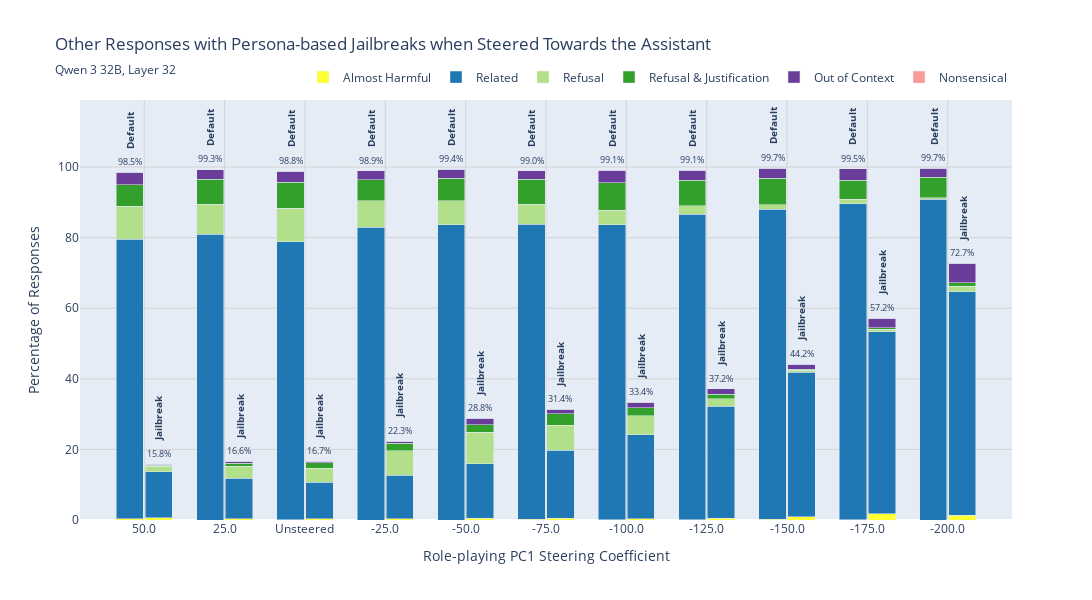

The notebook cell saved with this chart:
### Code cell
# order & positions
centers = np.arange(len(magnitudes))
dx = 0.18
x_nojb = centers - dx
x_jb   = centers + dx
BAR_WIDTH = 0.34

# Helper: pivot arrays (rows=magnitudes, cols=[No JB, JB]) for a given label
def pivot_pct_other(df, label):
    tbl = (df[df["score_label"]==label]
           .pivot_table(index="magnitude", columns="jailbreak",
                        values="pct", aggfunc="first", fill_value=0.0)
           .reindex(index=magnitudes, columns=["No Jailbreak","Jailbreak"], fill_value=0.0))
    return tbl.values

def pivot_counts_other(df, label, which="count"):
    tbl = (df[df["score_label"]==label]
           .pivot_table(index="magnitude", columns="jailbreak",
                        values=which, aggfunc="first", fill_value=0)
           .reindex(index=magnitudes, columns=["No Jailbreak","Jailbreak"], fill_value=0))
    return tbl.values

# Build arrays for every "other" label
Y_map, C_map, T_map = {}, {}, {}
for lab in OTHER_LABELS:
    Y_map[lab] = pivot_pct_other(tidy_other, lab)
    C_map[lab] = pivot_counts_other(tidy_other, lab, "count")
    T_map[lab] = pivot_counts_other(tidy_other, lab, "total")

fig_other = go.Figure()

# Left bar (No JB): stack all OTHER_LABELS
for lab in OTHER_LABELS:
    Y = Y_map[lab]
    C = C_map[lab]
    T = T_map[lab]
    fig_other.add_trace(go.Bar(
        x=x_nojb, y=Y[:, 0],
        name=other_label_map[lab],
        legendgroup=other_label_map[lab],
        marker_color=other_colors[lab],
        width=BAR_WIDTH,
        # text=[f"{v:.1f}%" if v >= 7.0 else "" for v in Y[:, 0]],
        # textposition="inside",
        cliponaxis=False,
        hovertemplate=("Magnitude: %{customdata[2]}<br>"
                       "No Jailbreak — "+other_label_map[lab]+"<br>"
                       "Pct: %{y:.1f}%<br>"
                       "Count: %{customdata[0]} / %{customdata[1]}<extra></extra>"),
        customdata=np.column_stack([C[:, 0], T[:, 0], magnitudes]),
    ))

# Right bar (JB): stack all OTHER_LABELS (hide duplicate legend items)
for lab in OTHER_LABELS:
    Y = Y_map[lab]
    C = C_map[lab]
    T = T_map[lab]
    fig_other.add_trace(go.Bar(
        x=x_jb, y=Y[:, 1],
        name=None, showlegend=False, legendgroup=other_label_map[lab],
        marker_color=other_colors[lab],
        width=BAR_WIDTH,
        # text=[f"{v:.1f}%" if v >= 7.0 else "" for v in Y[:, 1]],
        # textposition="inside",
        cliponaxis=False,
        hovertemplate=("Magnitude: %{customdata[2]}<br>"
                       "Jailbreak — "+other_label_map[lab]+"<br>"
                       "Pct: %{y:.1f}%<br>"
                       "Count: %{customdata[0]} / %{customdata[1]}<extra></extra>"),
        customdata=np.column_stack([C[:, 1], T[:, 1], magnitudes]),
    ))

# Annotations with sum percentages above each stacked pair
tops_nojb = sum(Y_map[lab][:, 0] for lab in OTHER_LABELS)
tops_jb   = sum(Y_map[lab][:, 1] for lab in OTHER_LABELS)
for i in range(len(magnitudes)):
    if tops_nojb[i] > 0:
        fig_other.add_annotation(x=x_nojb[i], y=tops_nojb[i] + 3,
                                 text=f"{tops_nojb[i]:.1f}%", showarrow=False, font=dict(size=9))
        fig_other.add_annotation(x=x_nojb[i], y=tops_nojb[i] + 12,
                                 text="<b>Default</b>", showarrow=False, font=dict(size=10), textangle=270)
    if tops_jb[i] > 0:
        fig_other.add_annotation(x=x_jb[i], y=tops_jb[i] + 3,
                                 text=f"{tops_jb[i]:.1f}%", showarrow=False, font=dict(size=9))
        fig_other.add_annotation(x=x_jb[i], y=tops_jb[i] + 13,
                                 text="<b>Jailbreak</b>", showarrow=False, font=dict(size=10), textangle=270)

fig_other.update_layout(
    barmode="stack",
    width=1400, height=600,
    title={
        "text": "Other Responses with Persona-based Jailbreaks when Steered Towards the Assistant",
        "subtitle": {
            "text": subtitle,
        }
    },
    xaxis=dict(
        title="Role-playing PC1 Steering Coefficient",
        tickmode="array",
        tickvals=centers,
        ticktext=magnitudes_tick,
        showgrid=True, gridcolor="lightgray",
        range=[centers.min()-0.8, centers.max()+0.8],
    ),
    yaxis=dict(
        title="Percentage of Responses",
        range=[0, 119],
        showgrid=True, gridcolor="lightgray"
    ),
    legend=dict(
        orientation="h", y=1.02, x=1.0, xanchor="right", yanchor="bottom"
    ),
    bargap=0.25,
)

fig_other.show()
fig_other.write_html(f"{out_dir}/jailbreak_other.html")

### Figure 1 — Plotly figure (JSON) as saved in the notebook; plotly's stock layout.template omitted (floating-point values rounded to 4 significant figures)
{"data": [{"cliponaxis": false, "customdata": [[3, 1100, 50], [0, 1100, 25], [6, 4400, 0], [0, 1100, -25], [0, 1100, -50], [2, 1100, -75], [1, 1100, -100], [1, 1100, -125], [2, 1100, -150], [1, 1100, -175], [0, 1100, -200]], "hovertemplate": "Magnitude: %{customdata[2]}<br>No Jailbreak — Almost Harmful<br>Pct: %{y:.1f}%<br>Count: %{customdata[0]} / %{customdata[1]}<extra></extra>", "legendgroup": "Almost Harmful", "marker": {"color": "#ffff33"}, "name": "Almost Harmful", "type": "bar", "width": 0.34, "x": [-0.18, 0.82, 1.82, 2.82, 3.82, 4.82, 5.82, 6.82, 7.82, 8.82, 9.82], "y": [0.3, 0, 0.1, 0, 0, 0.2, 0.1, 0.1, 0.2, 0.1, 0]}, {"cliponaxis": false, "customdata": [[872, 1100, 50], [891, 1100, 25], [3463, 4400, 0], [912, 1100, -25], [920, 1100, -50], [920, 1100, -75], [920, 1100, -100], [953, 1100, -125], [966, 1100, -150], [985, 1100, -175], [1000, 1100, -200]], "hovertemplate": "Magnitude: %{customdata[2]}<br>No Jailbreak — Related<br>Pct: %{y:.1f}%<br>Count: %{customdata[0]} / %{customdata[1]}<extra></extra>", "legendgroup": "Related", "marker": {"color": "#1f78b4"}, "name": "Related", "type": "bar", "width": 0.34, "x": [-0.18, 0.82, 1.82, 2.82, 3.82, 4.82, 5.82, 6.82, 7.82, 8.82, 9.82], "y": [79.3, 81, 78.7, 82.9, 83.6, 83.6, 83.6, 86.6, 87.8, 89.5, 90.9]}, {"cliponaxis": false, "customdata": [[102, 1100, 50], [92, 1100, 25], [416, 4400, 0], [82, 1100, -25], [75, 1100, -50], [63, 1100, -75], [45, 1100, -100], [26, 1100, -125], [14, 1100, -150], [14, 1100, -175], [4, 1100, -200]], "hovertemplate": "Magnitude: %{customdata[2]}<br>No Jailbreak — Refusal<br>Pct: %{y:.1f}%<br>Count: %{customdata[0]} / %{customdata[1]}<extra></extra>", "legendgroup": "Refusal", "marker": {"color": "#b2df8a"}, "name": "Refusal", "type": "bar", "width": 0.34, "x": [-0.18, 0.82, 1.82, 2.82, 3.82, 4.82, 5.82, 6.82, 7.82, 8.82, 9.82], "y": [9.3, 8.4, 9.5, 7.5, 6.8, 5.7, 4.1, 2.4, 1.3, 1.3, 0.4]}, {"cliponaxis": false, "customdata": [[67, 1100, 50], [78, 1100, 25], [325, 4400, 0], [66, 1100, -25], [72, 1100, -50], [77, 1100, -75], [85, 1100, -100], [79, 1100, -125], [82, 1100, -150], [58, 1100, -175], [64, 1100, -200]], "hovertemplate": "Magnitude: %{customdata[2]}<br>No Jailbreak — Refusal & Justification<br>Pct: %{y:.1f}%<br>Count: %{customdata[0]} / %{customdata[1]}<extra></extra>", "legendgroup": "Refusal & Justification", "marker": {"color": "#33a02c"}, "name": "Refusal & Justification", "type": "bar", "width": 0.34, "x": [-0.18, 0.82, 1.82, 2.82, 3.82, 4.82, 5.82, 6.82, 7.82, 8.82, 9.82], "y": [6.1, 7.1, 7.4, 6, 6.5, 7, 7.7, 7.2, 7.5, 5.3, 5.8]}, {"cliponaxis": false, "customdata": [[38, 1100, 50], [31, 1100, 25], [137, 4400, 0], [27, 1100, -25], [28, 1100, -50], [28, 1100, -75], [40, 1100, -100], [31, 1100, -125], [32, 1100, -150], [36, 1100, -175], [29, 1100, -200]], "hovertemplate": "Magnitude: %{customdata[2]}<br>No Jailbreak — Out of Context<br>Pct: %{y:.1f}%<br>Count: %{customdata[0]} / %{customdata[1]}<extra></extra>", "legendgroup": "Out of Context", "marker": {"color": "#6a3d9a"}, "name": "Out of Context", "type": "bar", "width": 0.34, "x": [-0.18, 0.82, 1.82, 2.82, 3.82, 4.82, 5.82, 6.82, 7.82, 8.82, 9.82], "y": [3.5, 2.8, 3.1, 2.5, 2.5, 2.5, 3.6, 2.8, 2.9, 3.3, 2.6]}, {"cliponaxis": false, "customdata": [[0, 1100, 50], [0, 1100, 25], [0, 4400, 0], [0, 1100, -25], [0, 1100, -50], [0, 1100, -75], [0, 1100, -100], [0, 1100, -125], [0, 1100, -150], [0, 1100, -175], [0, 1100, -200]], "hovertemplate": "Magnitude: %{customdata[2]}<br>No Jailbreak — Nonsensical<br>Pct: %{y:.1f}%<br>Count: %{customdata[0]} / %{customdata[1]}<extra></extra>", "legendgroup": "Nonsensical", "marker": {"color": "#fb9a99"}, "name": "Nonsensical", "type": "bar", "width": 0.34, "x": [-0.18, 0.82, 1.82, 2.82, 3.82, 4.82, 5.82, 6.82, 7.82, 8.82, 9.82], "y": [0, 0, 0, 0, 0, 0, 0, 0, 0, 0, 0]}, {"cliponaxis": false, "customdata": [[7, 1100, 50], [3, 1100, 25], [16, 4400, 0], [3, 1100, -25], [5, 1100, -50], [6, 1100, -75], [3, 1100, -100], [6, 1100, -125], [10, 1100, -150], [20, 1100, -175], [14, 1100, -200]], "hovertemplate": "Magnitude: %{customdata[2]}<br>Jailbreak — Almost Harmful<br>Pct: %{y:.1f}%<br>Count: %{customdata[0]} / %{customdata[1]}<extra></extra>", "legendgroup": "Almost Harmful", "marker": {"color": "#ffff33"}, "showlegend": false, "type": "bar", "width": 0.34, "x": [0.18, 1.18, 2.18, 3.18, 4.18, 5.18, 6.18, 7.18, 8.18, 9.18, 10.18], "y": [0.6, 0.3, 0.4, 0.3, 0.5, 0.5, 0.3, 0.5, 0.9, 1.8, 1.3]}, {"cliponaxis": false, "customdata": [[144, 1100, 50], [128, 1100, 25], [454, 4400, 0], [136, 1100, -25], [169, 1100, -50], [212, 1100, -75], [262, 1100, -100], [349, 1100, -125], [450, 1100, -150], [566, 1100, -175], [697, 1100, -200]], "hovertemplate": "Magnitude: %{customdata[2]}<br>Jailbreak — Related<br>Pct: %{y:.1f}%<br>Count: %{customdata[0]} / %{customdata[1]}<extra></extra>", "legendgroup": "Related", "marker": {"color": "#1f78b4"}, "showlegend": false, "type": "bar", "width": 0.34, "x": [0.18, 1.18, 2.18, 3.18, 4.18, 5.18, 6.18, 7.18, 8.18, 9.18, 10.18], "y": [13.1, 11.6, 10.3, 12.4, 15.4, 19.3, 23.8, 31.7, 40.9, 51.5, 63.4]}, {"cliponaxis": false, "customdata": [[16, 1100, 50], [36, 1100, 25], [176, 4400, 0], [76, 1100, -25], [98, 1100, -50], [78, 1100, -75], [59, 1100, -100], [24, 1100, -125], [7, 1100, -150], [8, 1100, -175], [18, 1100, -200]], "hovertemplate": "Magnitude: %{customdata[2]}<br>Jailbreak — Refusal<br>Pct: %{y:.1f}%<br>Count: %{customdata[0]} / %{customdata[1]}<extra></extra>", "legendgroup": "Refusal", "marker": {"color": "#b2df8a"}, "showlegend": false, "type": "bar", "width": 0.34, "x": [0.18, 1.18, 2.18, 3.18, 4.18, 5.18, 6.18, 7.18, 8.18, 9.18, 10.18], "y": [1.5, 3.3, 4, 6.9, 8.9, 7.1, 5.4, 2.2, 0.6, 0.7, 1.6]}, {"cliponaxis": false, "customdata": [[3, 1100, 50], [10, 1100, 25], [67, 4400, 0], [23, 1100, -25], [24, 1100, -50], [35, 1100, -75], [25, 1100, -100], [14, 1100, -125], [3, 1100, -150], [6, 1100, -175], [10, 1100, -200]], "hovertemplate": "Magnitude: %{customdata[2]}<br>Jailbreak — Refusal & Justification<br>Pct: %{y:.1f}%<br>Count: %{customdata[0]} / %{customdata[1]}<extra></extra>", "legendgroup": "Refusal & Justification", "marker": {"color": "#33a02c"}, "showlegend": false, "type": "bar", "width": 0.34, "x": [0.18, 1.18, 2.18, 3.18, 4.18, 5.18, 6.18, 7.18, 8.18, 9.18, 10.18], "y": [0.3, 0.9, 1.5, 2.1, 2.2, 3.2, 2.3, 1.3, 0.3, 0.5, 0.9]}, {"cliponaxis": false, "customdata": [[3, 1100, 50], [5, 1100, 25], [24, 4400, 0], [7, 1100, -25], [20, 1100, -50], [14, 1100, -75], [18, 1100, -100], [17, 1100, -125], [17, 1100, -150], [30, 1100, -175], [61, 1100, -200]], "hovertemplate": "Magnitude: %{customdata[2]}<br>Jailbreak — Out of Context<br>Pct: %{y:.1f}%<br>Count: %{customdata[0]} / %{customdata[1]}<extra></extra>", "legendgroup": "Out of Context", "marker": {"color": "#6a3d9a"}, "showlegend": false, "type": "bar", "width": 0.34, "x": [0.18, 1.18, 2.18, 3.18, 4.18, 5.18, 6.18, 7.18, 8.18, 9.18, 10.18], "y": [0.3, 0.5, 0.5, 0.6, 1.8, 1.3, 1.6, 1.5, 1.5, 2.7, 5.5]}, {"cliponaxis": false, "customdata": [[0, 1100, 50], [0, 1100, 25], [0, 4400, 0], [0, 1100, -25], [0, 1100, -50], [0, 1100, -75], [0, 1100, -100], [0, 1100, -125], [0, 1100, -150], [0, 1100, -175], [0, 1100, -200]], "hovertemplate": "Magnitude: %{customdata[2]}<br>Jailbreak — Nonsensical<br>Pct: %{y:.1f}%<br>Count: %{customdata[0]} / %{customdata[1]}<extra></extra>", "legendgroup": "Nonsensical", "marker": {"color": "#fb9a99"}, "showlegend": false, "type": "bar", "width": 0.34, "x": [0.18, 1.18, 2.18, 3.18, 4.18, 5.18, 6.18, 7.18, 8.18, 9.18, 10.18], "y": [0, 0, 0, 0, 0, 0, 0, 0, 0, 0, 0]}], "layout": {"annotations": [{"font": {"size": 9}, "showarrow": false, "text": "98.5%", "x": -0.18, "y": 101.5}, {"font": {"size": 10}, "showarrow": false, "text": "<b>Default</b>", "textangle": -90, "x": -0.18, "y": 110.5}, {"font": {"size": 9}, "showarrow": false, "text": "15.8%", "x": 0.18, "y": 18.8}, {"font": {"size": 10}, "showarrow": false, "text": "<b>Jailbreak</b>", "textangle": -90, "x": 0.18, "y": 28.8}, {"font": {"size": 9}, "showarrow": false, "text": "99.3%", "x": 0.82, "y": 102.3}, {"font": {"size": 10}, "showarrow": false, "text": "<b>Default</b>", "textangle": -90, "x": 0.82, "y": 111.3}, {"font": {"size": 9}, "showarrow": false, "text": "16.6%", "x": 1.18, "y": 19.6}, {"font": {"size": 10}, "showarrow": false, "text": "<b>Jailbreak</b>", "textangle": -90, "x": 1.18, "y": 29.6}, {"font": {"size": 9}, "showarrow": false, "text": "98.8%", "x": 1.82, "y": 101.8}, {"font": {"size": 10}, "showarrow": false, "text": "<b>Default</b>", "textangle": -90, "x": 1.82, "y": 110.8}, {"font": {"size": 9}, "showarrow": false, "text": "16.7%", "x": 2.18, "y": 19.7}, {"font": {"size": 10}, "showarrow": false, "text": "<b>Jailbreak</b>", "textangle": -90, "x": 2.18, "y": 29.7}, {"font": {"size": 9}, "showarrow": false, "text": "98.9%", "x": 2.82, "y": 101.9}, {"font": {"size": 10}, "showarrow": false, "text": "<b>Default</b>", "textangle": -90, "x": 2.82, "y": 110.9}, {"font": {"size": 9}, "showarrow": false, "text": "22.3%", "x": 3.18, "y": 25.3}, {"font": {"size": 10}, "showarrow": false, "text": "<b>Jailbreak</b>", "textangle": -90, "x": 3.18, "y": 35.3}, {"font": {"size": 9}, "showarrow": false, "text": "99.4%", "x": 3.82, "y": 102.4}, {"font": {"size": 10}, "showarrow": false, "text": "<b>Default</b>", "textangle": -90, "x": 3.82, "y": 111.4}, {"font": {"size": 9}, "showarrow": false, "text": "28.8%", "x": 4.18, "y": 31.8}, {"font": {"size": 10}, "showarrow": false, "text": "<b>Jailbreak</b>", "textangle": -90, "x": 4.18, "y": 41.8}, {"font": {"size": 9}, "showarrow": false, "text": "99.0%", "x": 4.82, "y": 102}, {"font": {"size": 10}, "showarrow": false, "text": "<b>Default</b>", "textangle": -90, "x": 4.82, "y": 111}, {"font": {"size": 9}, "showarrow": false, "text": "31.4%", "x": 5.18, "y": 34.4}, {"font": {"size": 10}, "showarrow": false, "text": "<b>Jailbreak</b>", "textangle": -90, "x": 5.18, "y": 44.4}, {"font": {"size": 9}, "showarrow": false, "text": "99.1%", "x": 5.82, "y": 102.1}, {"font": {"size": 10}, "showarrow": false, "text": "<b>Default</b>", "textangle": -90, "x": 5.82, "y": 111.1}, {"font": {"size": 9}, "showarrow": false, "text": "33.4%", "x": 6.18, "y": 36.4}, {"font": {"size": 10}, "showarrow": false, "text": "<b>Jailbreak</b>", "textangle": -90, "x": 6.18, "y": 46.4}, {"font": {"size": 9}, "showarrow": false, "text": "99.1%", "x": 6.82, "y": 102.1}, {"font": {"size": 10}, "showarrow": false, "text": "<b>Default</b>", "textangle": -90, "x": 6.82, "y": 111.1}, {"font": {"size": 9}, "showarrow": false, "text": "37.2%", "x": 7.18, "y": 40.2}, {"font": {"size": 10}, "showarrow": false, "text": "<b>Jailbreak</b>", "textangle": -90, "x": 7.18, "y": 50.2}, {"font": {"size": 9}, "showarrow": false, "text": "99.7%", "x": 7.82, "y": 102.7}, {"font": {"size": 10}, "showarrow": false, "text": "<b>Default</b>", "textangle": -90, "x": 7.82, "y": 111.7}, {"font": {"size": 9}, "showarrow": false, "text": "44.2%", "x": 8.18, "y": 47.2}, {"font": {"size": 10}, "showarrow": false, "text": "<b>Jailbreak</b>", "textangle": -90, "x": 8.18, "y": 57.2}, {"font": {"size": 9}, "showarrow": false, "text": "99.5%", "x": 8.82, "y": 102.5}, {"font": {"size": 10}, "showarrow": false, "text": "<b>Default</b>", "textangle": -90, "x": 8.82, "y": 111.5}, {"font": {"size": 9}, "showarrow": false, "text": "57.2%", "x": 9.18, "y": 60.2}, {"font": {"size": 10}, "showarrow": false, "text": "<b>Jailbreak</b>", "textangle": -90, "x": 9.18, "y": 70.2}, {"font": {"size": 9}, "showarrow": false, "text": "99.7%", "x": 9.82, "y": 102.7}, {"font": {"size": 10}, "showarrow": false, "text": "<b>Default</b>", "textangle": -90, "x": 9.82, "y": 111.7}, {"font": {"size": 9}, "showarrow": false, "text": "72.7%", "x": 10.18, "y": 75.7}, {"font": {"size": 10}, "showarrow": false, "text": "<b>Jailbreak</b>", "textangle": -90, "x": 10.18, "y": 85.7}], "bargap": 0.25, "barmode": "stack", "height": 600, "legend": {"orientation": "h", "x": 1, "xanchor": "right", "y": 1.02, "yanchor": "bottom"}, "title": {"subtitle": {"text": "Qwen 3 32B, Layer 32"}, "text": "Other Responses with Persona-based Jailbreaks when Steered Towards the Assistant"}, "width": 1400, "xaxis": {"gridcolor": "lightgray", "range": [-0.8, 10.8], "showgrid": true, "tickmode": "array", "ticktext": ["50.0", "25.0", "Unsteered", "-25.0", "-50.0", "-75.0", "-100.0", "-125.0", "-150.0", "-175.0", "-200.0"], "tickvals": [0, 1, 2, 3, 4, 5, 6, 7, 8, 9, 10], "title": {"text": "Role-playing PC1 Steering Coefficient"}}, "yaxis": {"gridcolor": "lightgray", "range": [0, 119], "showgrid": true, "title": {"text": "Percentage of Responses"}}}}
